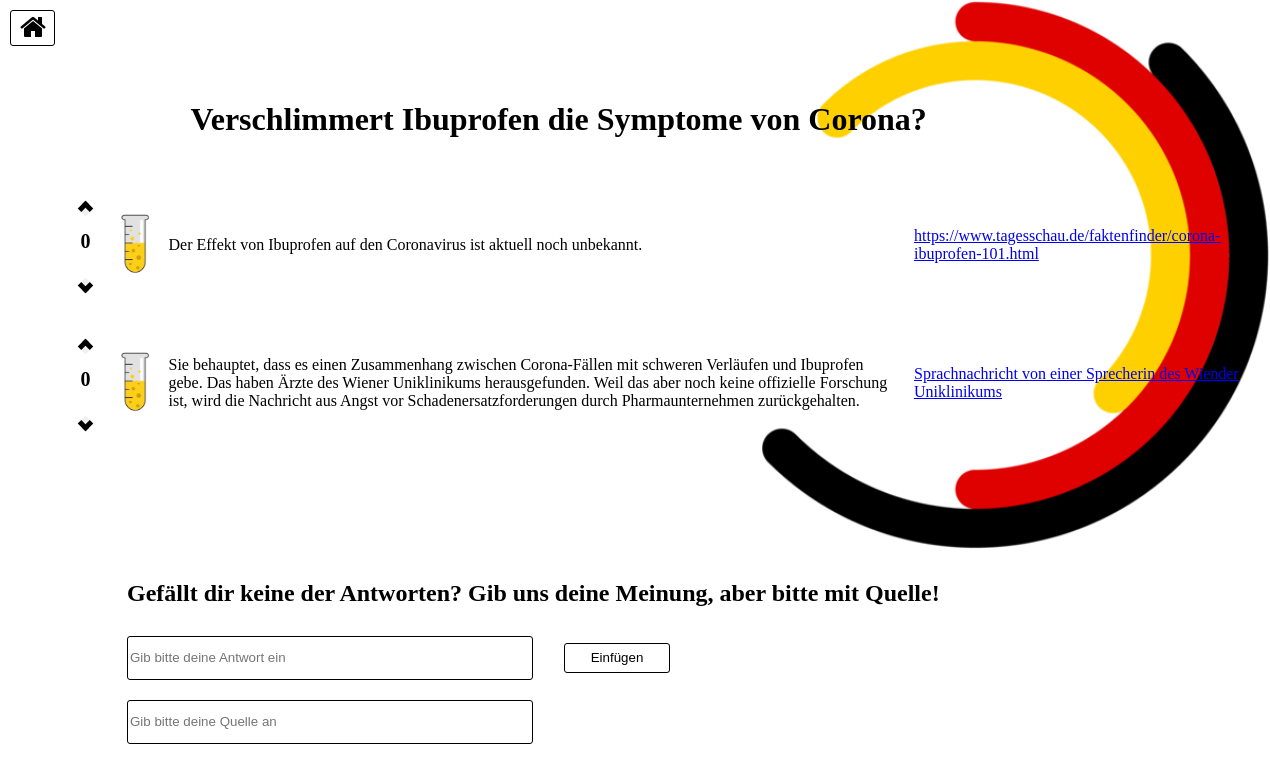
Page /hackathon/answers.php?fragen_id=1 on the committed database.
### tables this page shows
CREATE TABLE `fragen` (
  `ID` int(11) NOT NULL,
  `Fragestellung` text NOT NULL
);

CREATE TABLE `antworten` (
  `ID` int(11) NOT NULL,
  `Antworttext` text NOT NULL,
  `Quelle` text NOT NULL,
  `Upvote` int(11) DEFAULT NULL,
  `Downvote` int(11) DEFAULT NULL,
  `Serioes` int(11) DEFAULT NULL,
  `Frage_ID` int(11) NOT NULL
);

### hackathon/answers.php (the view, shortened to what this page needs)
<?php include 'credentials.php';?>
<!DOCTYPE html>
<html>
<head>
	<link rel="stylesheet" href="https://cdnjs.cloudflare.com/ajax/libs/font-awesome/4.7.0/css/font-awesome.min.css">
</head>
<body>
<?php
$mysqli = new mysqli($GLOBAL_HOST, $GLOBAL_USER, $GLOBAL_PW, $GLOBAL_DB_NAME);
	$fragen_id = $_GET['fragen_id'];
	$query = "SELECT * From fragen where ID = $fragen_id";
	if ($result = $mysqli->query($query)) {
		$row = $result->fetch_assoc();
		$fragestellung = $row['Fragestellung'];
		echo "<div id='question'><h1><b>$fragestellung</b></h1></div>";
	}
	?>
<div class="answertable">
	<table id="answertable">
<?php
$query = "SELECT antworten.ID as antwort_id, Antworttext, Quelle, Upvote, Downvote From fragen join antworten where fragen.id = antworten.Frage_ID and fragen.ID = $fragen_id ";
	if ($result = $mysqli->query($query)) {
		while ($row = $result->fetch_assoc()) {
			$id = $row['antwort_id'];
			$answer = $row['Antworttext'];
			$quelle = $row['Quelle'];
			$upvote = $row['Upvote'];
			$downvote = $row['Downvote'];
			$votes = $upvote - $downvote;
	echo "<tr>
		<td>
			<div class='votetable'>
			<table id ='votetable'>
			<tr>
			<td><button id='upvote_$id' class='arrow up' onclick='vote(1, this.id)'></button></td>
			</tr>
			<tr>
			<td align='center'><div class='number'><text id='number'><b id='score_$id' style='font-size:20px'>$votes</b></text></div></td>
			</tr>
			<tr>
			<td><button id='downvote_$id' class='arrow down' onclick='vote(-1, this.id)'></button></td>
			</tr>
			</table>
			</div>
		</td>";
		if($votes >= 5) {
			echo "<td><img id='button_image_$id' width='40' height='80' src='PNG/reagenzglas_richtig.png'></td>";
		  } else if ($votes > 0) {
			  echo "<td><img id='button_image_$id' width='40' height='80' src='PNG/reagenzglas_eher_richtig.png'></td>";
		  } else if ($votes == 0) {
		  echo "<td><img id='button_image_$id' width='40' height='80' src='PNG/reagenzglas_teils.png'></td>";
		  } else if ($votes > -5) {
		  echo "<td><img id='button_image_$id' width='40' height='80' src='PNG/reagenzglas_eher_falsch.png'></td>";
		  } else {
		  echo "<td><img id='button_image_$id' width='40' height='80' src='PNG/reagenzglas_falsch.png'></td>";
		}
		echo "<td>$answer</td>";
		echo "<td><a target='_blank' href='$quelle'>$quelle</a></td>";
		echo "</tr>";
}
}
 ?>
</table>
</div>
<div class="homebutton">
  <form method="get" action="/hackathon/index.php">
	<button type = "btn"><i class="fa fa-home"></i></button>
  </form>
</div>
<?php
if (isset($_POST['antwort']) && isset($_POST['quelle']))
{
	$antwort = $_POST['antwort'];
	$quelle = $_POST['quelle'];
	$mysqli = new mysqli($GLOBAL_HOST, $GLOBAL_USER, $GLOBAL_PW, $GLOBAL_DB_NAME);
	if ($mysqli->connect_errno) {
		printf("Connect failed: %s\n", $mysqli->connect_error);
		exit();
	}
	$query = "SELECT * FROM antworten WHERE Antworttext = '$antwort';";
	if ($result = $mysqli->query($query)) {
	if ($result -> num_rows){
			echo "<h2>Du hast diese Frage schon beantwortet. Für neue Fragen kehre zur Homepage zurück</h2>";
	}
	else{
			$query = "SET @key_frage = (SELECT `ID` FROM `fragen` WHERE `Fragestellung` = '$fragestellung' );
					INSERT INTO `antworten` (`ID`, `Antworttext`, `Quelle`, `Upvote`, `Downvote`, `Serioes`, `Frage_ID`)
					VALUES (NULL, '$antwort', '$quelle', 0, 0, NULL, @key_frage);";
			if ($mysqli->multi_query($query)) {
				do {
					if ($result = $mysqli->store_result()) {
						while ($row = $result->fetch_row()) {
						}
						$result->free();
					}
					if ($mysqli->more_results()) {
					}
				} while ($mysqli->next_result());
			}
	echo "<h2>Deine Antwort wurde erfolgreich hinzugefügt, danke dass du einen Beitrag leistest!</h2>";
	}
	}
}
else{
?>
<h2>Gefällt dir keine der Antworten? Gib uns deine Meinung, aber bitte mit Quelle!</h2>
<div class="answer-container">
   <form action="" method="post">
      <input type="text" id="answer" placeholder="Gib bitte deine Antwort ein" name="antwort">
	  <input type="text" id="quelle" placeholder="Gib bitte deine Quelle an" name="quelle">
      <button type = "submit" name="insert" value="insert" id="insert">Einfügen</button>
    </form>
</div>
<?php
}
?>
</body>
</html>

### hackathon/answers.php (style rules this page uses)
body { background-image: url('Pics/Hackathonlogo.png'); background-repeat: no-repeat; background-size: cover; }
h1 { position: absolute; left: 15%; top: 10%; }
.answertable #answertable { display: block; max-height: 425px; overflow-y: scroll; border-collapse: collapse; table-layout: fixed; width: 1200px; position:absolute; left: 5%; top: 22% }
.answertable #answertable td { padding: 7px; }
.votetable #votetable { table-layout: fixed; width:30px; }
button { border: solid black; border-width: 0px 5px 5px 0px; display: inline-block; }
.number #number { font-size = 5; }
.up { padding: 3px; transform: rotate(-135deg); -webkit-transform: rotate(-135deg); margin-up: 120%; }
.down { padding: 3px; transform: rotate(45deg); -webkit-transform: rotate(45deg); margin-bottom: 60%; }
.homebutton button { padding-left: 9px; padding-right: 8px; width:45px; padding-top:1px; padding-bottom: 5px; height: 36px; background: transparent; color: black; border: 1px solid black; border-radius: 3px; cursor: pointer; transition: all ease 2s; font-size: 120%; position: absolute; top: 10px; left: 10px; font-size: 28px; }
.answer-container { overflow-wrap: break-word; position: absolute; TOP: 77%; left:10%; }
.answer-container input { height: 40px; width: 400px; border: 1px solid black; border-radius: 3px; transition: all ease 5s; }
.answer-container #quelle { position: absolute; top: 100%; left: 0%; }
.answer-container button { position: relative; margin: 2em; padding: .5em 1em; width: 8em; background: transparent; color: black; border: 1px solid black; border-radius: 3px; cursor: pointer; transition: all ease 2s; }
h2 { position: absolute; top: 70%; left: 10%; }

### rows in the picture
fragen: Fragestellung "Verschlimmert Ibuprofen die Symptome von Corona?"
antworten: votes "0", Antworttext "Der Effekt von Ibuprofen auf den Coronavirus ist aktuell noch unbekannt.", Quelle "https://www.tagesschau.de/faktenfinder/corona-ibuprofen-101.html"
antworten: votes "0", Antworttext "Sie behauptet, dass es einen Zusammenhang zwischen Corona-Fällen mit schweren Verläufen und Ibuprofen gebe. Das haben Ärzte des Wiener Uniklinikums herausgefunden. Weil das aber noch keine offizielle Forschung ist, wird die Nachricht aus Angst vor Schadenersatzforderungen durch Pharmaunternehmen zurückgehalten.", Quelle "Sprachnachricht von einer Sprecherin des Wiender Uniklinikums"
